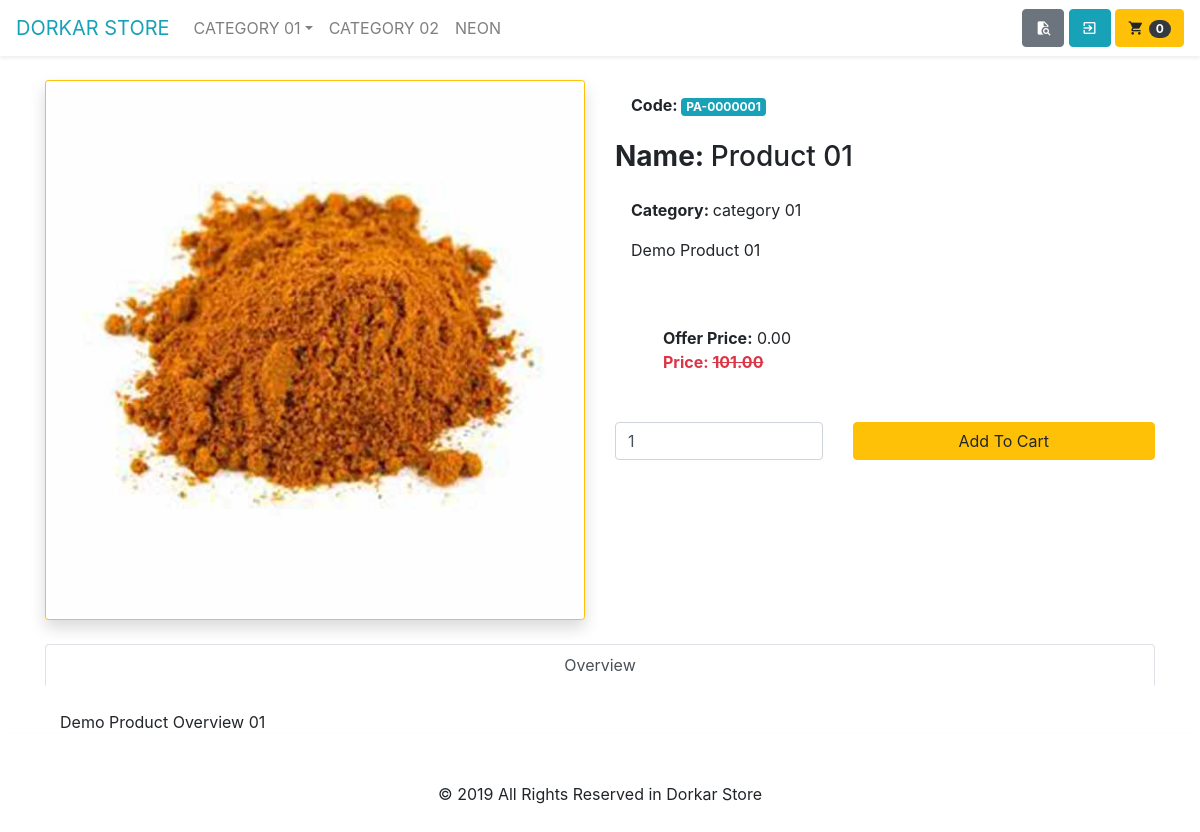
The page /product/PA-0000001 on the database its author committed.
### tables this page shows
CREATE TABLE `fn_settings` (
  `id` tinyint(10) UNSIGNED NOT NULL,
  `key` varchar(50) NOT NULL,
  `value` varchar(50) NOT NULL
);

CREATE TABLE `fn_categories` (
  `id` tinyint(3) UNSIGNED NOT NULL,
  `name` varchar(200) NOT NULL,
  `details` text DEFAULT NULL,
  `parent` tinyint(3) UNSIGNED NOT NULL DEFAULT 0,
  `top` tinyint(1) UNSIGNED NOT NULL DEFAULT 0,
  `order` tinyint(3) UNSIGNED NOT NULL DEFAULT 0,
  `status` tinyint(1) UNSIGNED NOT NULL DEFAULT 0
);

CREATE TABLE `fn_products` (
  `id` int(12) UNSIGNED NOT NULL,
  `name` varchar(200) NOT NULL,
  `details` varchar(255) NOT NULL,
  `category_id` tinyint(3) UNSIGNED NOT NULL,
  `overview` text DEFAULT NULL,
  `thumb` varchar(255) DEFAULT NULL,
  `code` varchar(10) NOT NULL,
  `quantity` int(5) NOT NULL DEFAULT 0,
  `offer` decimal(5,2) NOT NULL DEFAULT 0.00,
  `price` decimal(5,2) NOT NULL DEFAULT 0.00,
  `status` tinyint(1) UNSIGNED NOT NULL DEFAULT 0,
  `created_at` timestamp NOT NULL DEFAULT current_timestamp(),
  `updated_at` timestamp NOT NULL DEFAULT current_timestamp() ON UPDATE current_timestamp()
);

### application/core/PreLoader.php (called while the page is built, shortened)
<?php defined('BASEPATH') OR exit('No direct script access allowed');
 class PreLoader extends CI_Loader{
    public function store($part_name, $vars = array(), $return = FALSE){
        if($return):
            $content  = $this->view('frontend/header', $vars, $return);
            $content .= $this->view('frontend/'.$part_name, $vars, $return);
            $content .= $this->view('frontend/footer', $vars, $return);
            return $content;
        else:
            $this->view('frontend/header', $vars);
            $this->view('frontend/'.$part_name, $vars);
            $this->view('frontend/footer', $vars);
        endif;
    }
}
?>

### application/controllers/Products.php (called while the page is built, shortened)
<?php
class Products extends CI_Controller{
    public function single($code=null){
        $data['title']=$this->pm->product_by_code($code)->product_name;
        $data['sd']=$this->pm->product_by_code($code);
        $this->load->store('products/product', $data);
    }
}

### index.php (called while the page is built, shortened)
<?php
require_once BASEPATH.'core/CodeIgniter.php';

### application/helpers/common_helper.php (called while the page is built, shortened)
<?php defined('BASEPATH') OR exit('No direct script access allowed');
if(!function_exists('access')){
    function access($dep=0){
        $gi = & get_instance();
        if($dep==0){
            if (!empty($gi->session->userdata('id'))) { return true; }else{ return null; }
        }else{
            if(!empty($gi->session->userdata('id'))){
                if (!empty($gi->session->userdata('role'))) { return true; }else{ return null; }
            }else{
                return null;
            }
        }
    }
}
if(!function_exists('setting')){
    function setting($key){
        $gi = & get_instance();
        return $gi->db->get_where('settings', array('key'=>$key))->row()->value;
    }
}
if(!function_exists('get_category')){
    function get_category($id=0){
        $gi = & get_instance();
        $fc = $id==0 ? $gi->db : $gi->db->where('parent',$id);
        return $fc->get_where('categories',array('status'=>1))->result();
    }
}
if(!function_exists('check_category')){
    function check_category($id=0){
        $cp=false;
        $gi = & get_instance();
        foreach ($gi->db->get_where('categories',array('parent'=>$id))->result() as $key => $value) {
            $cp=$value->parent ? true : false;
        }
        return $cp;
    }
}

### application/models/ProductsModel.php (called while the page is built, shortened)
<?php
class ProductsModel extends CI_Model{
    public function product($id=null, $all=false){
        $join=$this->db
        ->select('categories.id as category_id')
        ->select('categories.name as category_name')
        ->select('products.id as product_id')
        ->select('products.name as product_name')
        ->select('products.price as product_price')
        ->select('products.thumb as product_thumb')
        ->select('products.details as product_details')
        ->select('products.overview as product_overview')
        ->select('products.code as product_code')
        ->select('products.quantity as product_quantity')
        ->select('products.offer as product_offer')
        ->select('products.status as product_status')
        ->join('categories','categories.id=products.category_id');
        if($all){
            return $id==null? $join->get('products')->result():$join->get('products')->row();
        }else{
            return $id==null? $join->get_where('products', array('products.status'=>1))->result():$join->get_where('products', array('products.status'=>1))->row();
        }
    }
    public function product_by_code($code){
      return $this->product($this->db->get_where('products',array('code'=>$code))->row('id'));
    }
}

### application/views/frontend/products/product.php (the view, shortened to what this page needs)
<section class="product-details">
    <div class="container">
        <div class="row py-4">
            <div class="col-6">
                <img class="img-fluid img-thumbnail border border-warning rounded-sm shadow" src="<?=$sd->product_thumb?>" alt="<?=$sd->product_name?>">
            </div>
            <div class="col-6">
                <div class="row">
                    <div class="col-12">
                        <h6 class="m-3"><b>Code: </b><span class="badge badge-info"><?=$sd->product_code?></span></h6>
                        <h3 class="my-4"> <b>Name: </b> <?=$sd->product_name?></h3>
                        <p class="m-3"> <b>Category: </b> <?=$sd->category_name?></p>
                        <p class="m-3"><?=$sd->product_details?></p>
                        <div class="p-5">
                            <b>Offer Price:</b> <?=$sd->product_offer?>
                            <br>
                            <b class="text-danger">Price:
                                <s><?=$sd->product_price?></s>
                            </b>
                        </div>
                    </div>
                    <div class="col-12">
                        <form class="row" action="<?=base_url('cart/add_load')?>" method="POST">
                            <div class="col-5">
                                <input type="number" name="qty" class="form-control" value="1" min="1" max="500">
                            </div>
                            <div class="col-7">
                                <button type="submit" class="btn btn-block btn-warning"> Add To Cart</button>
                            </div>
                        </form>
                    </div>
                </div>
            </div>
        </div>
    </div>
</section>
<section class="area-overview">
    <div class="container">
        <div class="row no-gutters">
            <div class="col-12">
                <ul class="nav nav-tabs nav-justified">
                    <li class="nav-item">
                        <a class="nav-link active" data-toggle="tab" href="#overview">Overview</a>
                    </li>
                </ul>
                <div class="tab-content pt-4">
                    <div class="tab-pane container active" id="overview"><?=$sd->product_overview?> </div>
                </div>
            </div>
        </div>
    </div>
</section>

### application/views/frontend/header.php (shortened to what this page needs)
<!DOCTYPE html>
<html lang="en">
<head>
	<link href="<?=base_url();?>assets/vendors/mdi/css/materialdesignicons.min.css" rel="stylesheet">
	<link href="<?=base_url();?>assets/vendors/bootstrap/bootstrap.min.css" rel="stylesheet">
	<link href="<?=base_url();?>assets/vendors/slick/slick.css" rel="stylesheet"/>
	<link href="<?=base_url();?>assets/vendors/slick/slick-theme.css" rel="stylesheet"/>
	<link href="<?=base_url();?>assets/styles/common.css" rel="stylesheet"/>
</head>
<body>
<header class="app-header sticky-top shadow-sm">
<nav class="navbar navbar-expand-lg navbar-light">
  <a class="navbar-brand text-uppercase text-info text-bold" href="<?=base_url();?>"><?=setting('store_name')?></a>
  <div class="mr-auto d-none d-lg-block">
    <ul class="navbar-nav text-uppercase">
      <?php foreach (get_category() as $pid => $parent): if($parent->top==0) continue; ?>
        <?php if(check_category($parent->id)==0):?>
        <li class="nav-item">
          <a class="nav-link" href="<?=base_url('category-'.$parent->id);?>"><?=$parent->name?></a>
        </li>
        <?php else:?>
        <li class="nav-item dropdown">
          <a class="nav-link dropdown-toggle" href="javascript:void(0);" role="button" data-toggle="dropdown"><?=$parent->name?></a>
          </li>
        <?php endif;?>
      <?php endforeach;?>
    </ul>
  </div>
  <div class="shortcut">
    <a class="btn btn-secondary" data-toggle="collapse" href="#appSearch" aria-controls="appSearch">
        <i class="mdi mdi-file-search"></i>
    </a>
    <div class="dropdown d-inline">
        <button type="button" class="btn btn-info" data-toggle="dropdown">
          <?php if (access()):?>
            <i class="mdi mdi-account"></i>
          <?php else:?>
            <i class="mdi mdi-login-variant"></i>
          <?php endif;?>
        </button>
    </div>
    <div class="dropdown d-inline">
        <button type="button" class="btn btn-warning" data-toggle="dropdown">
            <i class="mdi mdi-cart"></i>
            <span class="badge badge-pill badge-dark" id="cartCount"><?=count($this->cart->contents())?></span>
        </button>
    </div>
  </div>
</nav>
</header>
<main class="app-body">

### application/views/frontend/footer.php (shortened to what this page needs)
</main>
<footer class='app-footer py-5 shadow-sm'>
    <div class="container">
        <div class="row text-center">
            <div class="col-12">
                <p class='credit'> © <?=date('Y')?> All Rights Reserved in <?=setting('store_name')?></p>
            </div>
        </div>
    </div>
</footer>
</body>
</html>

### assets/styles/common.css (style rules this page uses)
.app-header { background-color: white; }
.app-body { min-height: 60vh; }

### rows shown on the page
fn_settings: value "DORKAR STORE", value "Dorkar Store"
fn_categories: name "CATEGORY 01", name "category 01"
fn_categories: name "CATEGORY 02"
fn_categories: name "NEON"
fn_products: thumb (picture), code "PA-0000001", name "Product 01", details "Demo Product 01", offer "0.00", price "101.00", overview "Demo Product Overview 01"

### other values the page prints
count($this->cart->contents()) "0"
